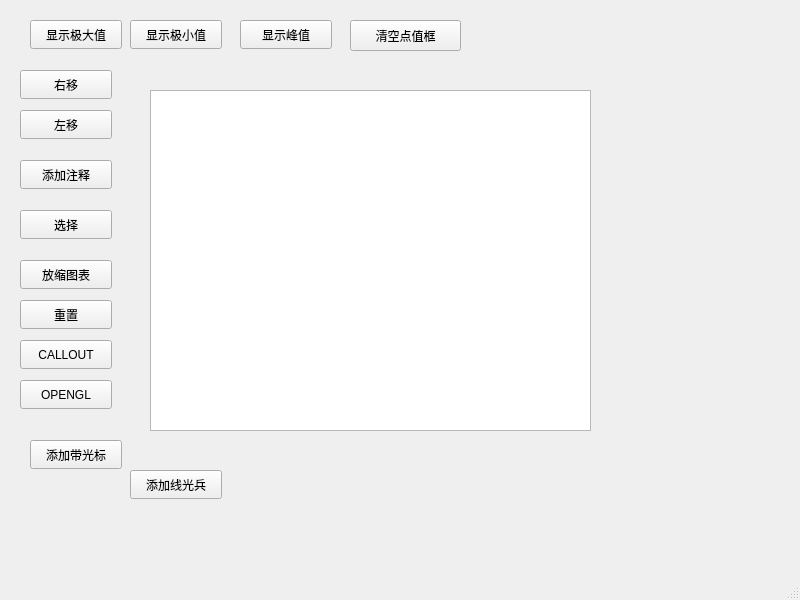
<?xml version="1.0" encoding="UTF-8"?>
<ui version="4.0">
 <class>MainWindow</class>
 <widget class="QMainWindow" name="MainWindow">
  <property name="geometry">
   <rect>
    <x>0</x>
    <y>0</y>
    <width>800</width>
    <height>600</height>
   </rect>
  </property>
  <property name="windowTitle">
   <string>MainWindow</string>
  </property>
  <property name="toolTip">
   <string>button</string>
  </property>
  <widget class="QWidget" name="centralwidget">
   <widget class="EnhancedChartViewSystem" name="graphicsView">
    <property name="geometry">
     <rect>
      <x>150</x>
      <y>90</y>
      <width>441</width>
      <height>341</height>
     </rect>
    </property>
   </widget>
   <widget class="QPushButton" name="pushButton">
    <property name="geometry">
     <rect>
      <x>30</x>
      <y>20</y>
      <width>92</width>
      <height>29</height>
     </rect>
    </property>
    <property name="text">
     <string>显示极大值</string>
    </property>
   </widget>
   <widget class="QPushButton" name="pushButton_2">
    <property name="geometry">
     <rect>
      <x>20</x>
      <y>110</y>
      <width>92</width>
      <height>29</height>
     </rect>
    </property>
    <property name="text">
     <string>左移</string>
    </property>
   </widget>
   <widget class="QPushButton" name="pushButton_3">
    <property name="geometry">
     <rect>
      <x>20</x>
      <y>160</y>
      <width>92</width>
      <height>29</height>
     </rect>
    </property>
    <property name="text">
     <string>添加注释</string>
    </property>
    <property name="autoDefault">
     <bool>false</bool>
    </property>
    <property name="default">
     <bool>false</bool>
    </property>
    <property name="flat">
     <bool>false</bool>
    </property>
   </widget>
   <widget class="QPushButton" name="pushButton_4">
    <property name="geometry">
     <rect>
      <x>20</x>
      <y>210</y>
      <width>92</width>
      <height>29</height>
     </rect>
    </property>
    <property name="text">
     <string>选择</string>
    </property>
   </widget>
   <widget class="QPushButton" name="pushButton_5">
    <property name="geometry">
     <rect>
      <x>20</x>
      <y>260</y>
      <width>92</width>
      <height>29</height>
     </rect>
    </property>
    <property name="text">
     <string>放缩图表</string>
    </property>
   </widget>
   <widget class="QPushButton" name="pushButton_6">
    <property name="geometry">
     <rect>
      <x>20</x>
      <y>300</y>
      <width>92</width>
      <height>29</height>
     </rect>
    </property>
    <property name="text">
     <string>重置</string>
    </property>
   </widget>
   <widget class="QPushButton" name="pushButton_7">
    <property name="geometry">
     <rect>
      <x>130</x>
      <y>20</y>
      <width>92</width>
      <height>29</height>
     </rect>
    </property>
    <property name="text">
     <string>显示极小值</string>
    </property>
   </widget>
   <widget class="QPushButton" name="pushButton_8">
    <property name="geometry">
     <rect>
      <x>240</x>
      <y>20</y>
      <width>92</width>
      <height>29</height>
     </rect>
    </property>
    <property name="text">
     <string>显示峰值</string>
    </property>
   </widget>
   <widget class="QPushButton" name="pushButton_9">
    <property name="geometry">
     <rect>
      <x>20</x>
      <y>70</y>
      <width>92</width>
      <height>29</height>
     </rect>
    </property>
    <property name="text">
     <string>右移</string>
    </property>
   </widget>
   <widget class="QPushButton" name="pushButton_10">
    <property name="geometry">
     <rect>
      <x>350</x>
      <y>20</y>
      <width>111</width>
      <height>31</height>
     </rect>
    </property>
    <property name="text">
     <string>清空点值框</string>
    </property>
   </widget>
   <widget class="QPushButton" name="pushButton_11">
    <property name="geometry">
     <rect>
      <x>20</x>
      <y>340</y>
      <width>92</width>
      <height>29</height>
     </rect>
    </property>
    <property name="text">
     <string>CALLOUT</string>
    </property>
   </widget>
   <widget class="QPushButton" name="pushButton_12">
    <property name="geometry">
     <rect>
      <x>20</x>
      <y>380</y>
      <width>92</width>
      <height>29</height>
     </rect>
    </property>
    <property name="text">
     <string>OPENGL</string>
    </property>
   </widget>
   <widget class="QPushButton" name="pushButton_13">
    <property name="geometry">
     <rect>
      <x>30</x>
      <y>440</y>
      <width>92</width>
      <height>29</height>
     </rect>
    </property>
    <property name="text">
     <string>添加带光标</string>
    </property>
   </widget>
   <widget class="QPushButton" name="pushButton_14">
    <property name="geometry">
     <rect>
      <x>130</x>
      <y>470</y>
      <width>92</width>
      <height>29</height>
     </rect>
    </property>
    <property name="text">
     <string>添加线光兵</string>
    </property>
   </widget>
  </widget>
  <widget class="QMenuBar" name="menubar">
   <property name="geometry">
    <rect>
     <x>0</x>
     <y>0</y>
     <width>800</width>
     <height>25</height>
    </rect>
   </property>
  </widget>
  <widget class="QStatusBar" name="statusbar"/>
 </widget>
 <customwidgets>
  <customwidget>
   <class>EnhancedChartViewSystem</class>
   <extends>QGraphicsView</extends>
   <header>enhancedchartviewsystem.h</header>
  </customwidget>
 </customwidgets>
 <resources/>
 <connections/>
</ui>
